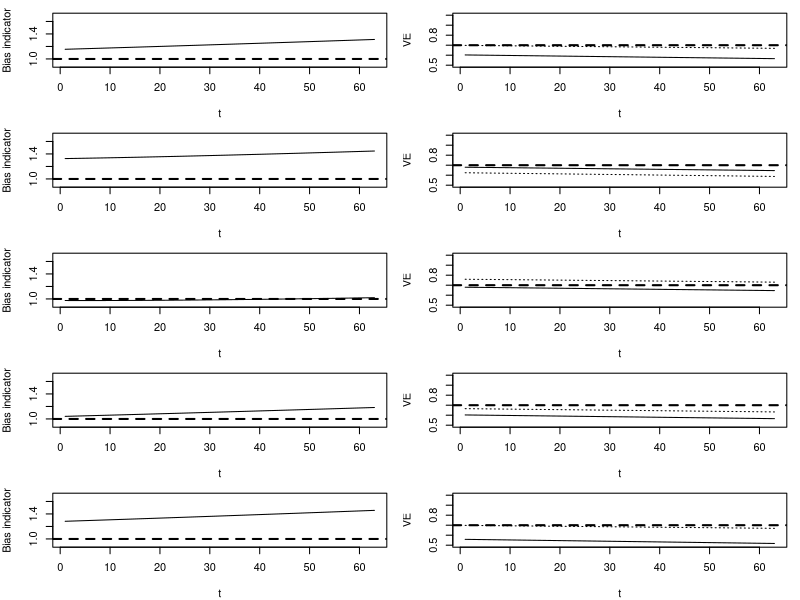

Write the R code that produced this figure.
### Bias correction for test-negative case-control studies

# Function to calculate VE without any bias correction
VE_biased = function(t,phi,theta,alpha_vi,alpha_ui,alpha_vn,alpha_un,lambda_i) {
  1 - alpha_un/alpha_vn * 
    ((1-phi)*(1-exp(-alpha_vi*lambda_i*t)) + phi*(1-exp(-alpha_vi*theta*lambda_i*t)))/((1-exp(-alpha_ui*lambda_i*t)))
}

# Function to calculate bias-corrected VE (Equation 2)
VE_biascorrected = function(t,Tp,Tv,phi,theta,alpha_vfi,alpha_ui,alpha_vfn,alpha_un,lambda_i,
                               phi_tinit,theta_tinit,
                               alpha_vri,alpha_vrn) {
  
  1-(1-VE_biased(t-Tp,phi,theta,alpha_vfi,alpha_ui,alpha_vfn,alpha_un,lambda_i))/
    (1-VE_biased(Tp-Tv,phi_tinit,theta_tinit,alpha_vri,alpha_ui,alpha_vrn,alpha_un,lambda_i))
}

# Function to calculate the bias indicator
biasindicator = function(t,Tp,Tv,phi,theta,alpha_ri,alpha_pi,alpha_ui,alpha_rn,alpha_pn,alpha_un,lambda_i,v,
                         phi_tinit,theta_tinit) {
  cri = v*((1-phi_tinit)*(1-exp(-alpha_ri*lambda_i*Tp)) + phi_tinit*(1-exp(-alpha_ri*lambda_i*theta_tinit*Tp)))
  crn = v*alpha_rn*Tp
  cui = (1-v)*(1-exp(-alpha_ui*lambda_i*t)) + v*(1-exp(-alpha_pi*lambda_i*Tv))
  cun = (1-v)*alpha_un*t + v*alpha_pn*Tv
  
  return(cun*cri/cui/crn)
}

# Function to calculate bias indicator when there is differential symptom probability or testing probability
# between vaccinated groups
biasindicator_testing = function(t,Tp,Tv,phi,theta,alpha_ri,alpha_pi,alpha_ui,alpha_rn,alpha_pn,alpha_un,lambda_i,v,
                                 phi_tinit,theta_tinit,
                                 pi_rim,pi_ris,pi_rnm,pi_rns,pi_uim,pi_uis,pi_unm,pi_uns,
                                 mu_rm,mu_rs,mu_um,mu_us,
                                 xi_m,xi_s) {
  
  return(biasindicator(t,Tp,Tv,phi,theta,alpha_ri,alpha_pi,alpha_ui,alpha_rn,alpha_pn,alpha_un,lambda_i,v,
                       phi_tinit,theta_tinit) * 
           (pi_rim*mu_rm*xi_m+pi_ris*mu_rs*xi_s) * (pi_unm*mu_um*xi_m+pi_uns*mu_us*xi_s) / (pi_rnm*mu_rm*xi_m+pi_rns*mu_rs*xi_s) / (pi_uim*mu_um*xi_m+pi_uis*mu_us*xi_s))
  
}

# Function to calculate VE without bias correction when there is differential symptom probability or testing probability
# between vaccinated groups
VE_biased_testing = function(t,phi,theta,alpha_vi,alpha_ui,alpha_vn,alpha_un,lambda_i,
                     pi_vim,pi_vis,pi_vnm,pi_vns,pi_uim,pi_uis,pi_unm,pi_uns,
                     mu_vm,mu_vs,mu_um,mu_us,
                     xi_m,xi_s) {
  1 - alpha_un/alpha_vn * 
    ((1-phi)*(1-exp(-alpha_vi*lambda_i*t)) + phi*(1-exp(-alpha_vi*theta*lambda_i*t)))/((1-exp(-alpha_ui*lambda_i*t))) * 
    (pi_vim*mu_vm*xi_m+pi_vis*mu_vs*xi_s) * (pi_unm*mu_um*xi_m+pi_uns*mu_us*xi_s) / (pi_vnm*mu_vm*xi_m+pi_vns*mu_vs*xi_s) / (pi_uim*mu_um*xi_m+pi_uis*mu_us*xi_s)
}

# Function to calculate bias-corrected VE when there is differential symptom probability or testing probability
# between vaccinated groups
VE_biascorrected_testing = function(t,Tp,Tv,phi,theta,alpha_vfi,alpha_ui,alpha_vfn,alpha_un,lambda_i,
                               phi_tinit,theta_tinit,
                               alpha_vri,alpha_vrn,
                               pi_vfim,pi_vfis,pi_vfnm,pi_vfns,
                               pi_vrim,pi_vris,pi_vrnm,pi_vrns,
                               pi_uim,pi_uis,pi_unm,pi_uns,
                               mu_vfm,mu_vfs,
                               mu_vrm,mu_vrs,
                               mu_um,mu_us,
                               xi_m,xi_s) {
  
  1-(1-VE_biased_testing(t-Tp,phi,theta,alpha_vfi,alpha_ui,alpha_vfn,alpha_un,lambda_i,
                 pi_vfim,pi_vfis,pi_vfnm,pi_vfns,pi_uim,pi_uis,pi_unm,pi_uns,
                 mu_vfm,mu_vfs,mu_um,mu_us,
                 xi_m,xi_s))/
    (1-VE_biased_testing(Tp-Tv,phi_tinit,theta_tinit,alpha_vri,alpha_ui,alpha_vrn,alpha_un,lambda_i,
                 pi_vrim,pi_vris,pi_vrnm,pi_vrns,pi_uim,pi_uis,pi_unm,pi_uns,
                 mu_vrm,mu_vrs,mu_um,mu_us,
                 xi_m,xi_s))
}


# Plots
par(mar=c(4,4,1,1))

ylim_bi=c(0.9,1.7)
ylim_bc=c(0.5,1)
# Left column: bias indicator
# Right column: bias-correction

# Row 1: time-invariant bias
# Row 2: pending vaccination have lower risk
# Row 3: pending vaccination and recently vaccinated have lower risk
# Row 4: vaccine has some effect in initial period
# Row 5: early vs. late adopters?

# Parameters
phi=1
theta=0.3
v=0.7

phi_tinit=0
theta_tinit=1

alpha_fi = 1.25
alpha_ui = 1
alpha_fn = 1
alpha_un = 1

alpha_ri=1.25
alpha_rn=1

alpha_pi=1.25
alpha_pn=1

lambda_i = 0.005
Tv=Tve=30
Tp=7

ts_toplot = (Tv+Tp+1):100

par(mfrow=c(5,2))
# Time-invariant alpha: higher risk among fully, recently, and pending vaccinated
plot(ts_toplot-Tv-Tp,sapply(ts_toplot-Tv-Tp,function(x) biasindicator(x+Tp+Tv,Tp,Tv,phi,theta,alpha_ri,alpha_pi,alpha_ui,alpha_rn,alpha_pn,alpha_un,lambda_i,v,
                                                                           phi_tinit,theta_tinit)),
     type='l',ylim=ylim_bi,ylab='Bias indicator',xlab='t')
abline(h=1,lwd=2,lty=2)


plot(ts_toplot-Tv-Tp,sapply(ts_toplot-Tv-Tp,function(x) VE_biased(x+Tp+Tv,phi,theta,alpha_fi,alpha_ui,alpha_fn,alpha_un,lambda_i)),
     type='l',ylim=ylim_bc,ylab='VE',xlab='t',lty=1)
abline(h=1-theta,lwd=2,lty=2)
lines(ts_toplot-Tv-Tp,sapply(ts_toplot-Tv-Tp,function(x) VE_biascorrected(x+Tp+Tv,Tve+Tp,Tve,phi,theta,alpha_ri,alpha_ui,alpha_rn,alpha_un,lambda_i,
                                                                 phi_tinit,theta_tinit,
                                                                 alpha_fi,alpha_fn)),
      lty=3)

# Time-varying alpha: higher risk in recently vaccinated only
alpha_pi=alpha_fi=1

plot(ts_toplot-Tv-Tp,sapply(ts_toplot-Tv-Tp,function(x) biasindicator(x+Tp+Tv,Tp,Tv,phi,theta,alpha_ri,alpha_pi,alpha_ui,alpha_rn,alpha_pn,alpha_un,lambda_i,v,
                                                                      phi_tinit,theta_tinit)),
     type='l',ylim=ylim_bi,ylab='Bias indicator',xlab='t')
abline(h=1,lwd=2,lty=2)


plot(ts_toplot-Tv-Tp,sapply(ts_toplot-Tv-Tp,function(x) VE_biased(x+Tp+Tv,phi,theta,alpha_fi,alpha_ui,alpha_fn,alpha_un,lambda_i)),
     type='l',ylim=ylim_bc,ylab='VE',xlab='t',lty=1)
abline(h=1-theta,lwd=2,lty=2)
lines(ts_toplot-Tv-Tp,sapply(ts_toplot-Tv-Tp,function(x) VE_biascorrected(x+Tp+Tv,Tve+Tp,Tve,phi,theta,alpha_ri,alpha_ui,alpha_rn,alpha_un,lambda_i,
                                                                             phi_tinit,theta_tinit,
                                                                             alpha_fi,alpha_fn)),
      lty=3)

# Time-varying alpha: lower risk among recently vaccinated and pending vaccination than fully vaccinated
alpha_ri=0.8
alpha_pi=0.8

plot(ts_toplot-Tv-Tp,sapply(ts_toplot-Tv-Tp,function(x) biasindicator(x+Tp+Tv,Tp,Tv,phi,theta,alpha_ri,alpha_pi,alpha_ui,alpha_rn,alpha_pn,alpha_un,lambda_i,v,
                                                          phi_tinit,theta_tinit)),
     type='l',ylim=ylim_bi,ylab='Bias indicator',xlab='t')
abline(h=1,lwd=2,lty=2)


plot(ts_toplot-Tv-Tp,sapply(ts_toplot-Tv-Tp,function(x) VE_biased(x+Tp+Tv,phi,theta,alpha_fi,alpha_ui,alpha_fn,alpha_un,lambda_i)),
     type='l',ylim=ylim_bc,ylab='VE',xlab='t',lty=1)
abline(h=1-theta,lwd=2,lty=2)
lines(ts_toplot-Tv-Tp,sapply(ts_toplot-Tv-Tp,function(x) VE_biascorrected(x+Tp+Tv,Tve+Tp,Tve,phi,theta,alpha_ri,alpha_ui,alpha_rn,alpha_un,lambda_i,
                                                                 phi_tinit,theta_tinit,
                                                                 alpha_fi,alpha_fn)),
      lty=3)

# Some vaccine effectiveness in initial period
alpha_ri=1.25
alpha_pi=1.25
alpha_fi=1.25
theta_tinit=0.9
phi_tinit=1

plot(ts_toplot-Tv-Tp,sapply(ts_toplot-Tv-Tp,function(x) biasindicator(x+Tp+Tv,Tp,Tv,phi,theta,alpha_ri,alpha_pi,alpha_ui,alpha_rn,alpha_pn,alpha_un,lambda_i,v,
                                                          phi_tinit,theta_tinit)),
     type='l',ylim=ylim_bi,ylab='Bias indicator',xlab='t')
abline(h=1,lwd=2,lty=2)


plot(ts_toplot-Tv-Tp,sapply(ts_toplot-Tv-Tp,function(x) VE_biased(x+Tp+Tv,phi,theta,alpha_fi,alpha_ui,alpha_fn,alpha_un,lambda_i)),
     type='l',ylim=ylim_bc,ylab='VE',xlab='t',lty=1)
abline(h=1-theta,lwd=2,lty=2)
lines(ts_toplot-Tv-Tp,sapply(ts_toplot-Tv-Tp,function(x) VE_biascorrected(x+Tp+Tv,Tve+Tp,Tve,phi,theta,alpha_ri,alpha_ui,alpha_rn,alpha_un,lambda_i,
                                                                 phi_tinit,theta_tinit,
                                                                 alpha_fi,alpha_fn)),
      lty=3)

# Time-varying changes in testing behaviour: no testing for moderate symptoms in recently/fully vaccinated
theta_tinit=1
phi_tinit=0

pi_fim=0.5
pi_fis=0.04
pi_fnm=0.5
pi_fns=0.025
pi_rim=0.5
pi_ris=0.04
pi_rnm=0.5
pi_rns=0.025
pi_uim=0.5
pi_uis=0.04
pi_unm=0.5
pi_uns=0.025

mu_fm=0.025
mu_fs=0.1
mu_rm=0.025
mu_rs=0.1
mu_um=0.1
mu_us=0.1

xi_m=0.5
xi_s=1

plot(ts_toplot-Tv-Tp,sapply(ts_toplot-Tv-Tp,function(x) biasindicator_testing(x+Tp+Tv,Tp,Tv,phi,theta,alpha_ri,alpha_pi,alpha_ui,alpha_rn,alpha_pn,alpha_un,lambda_i,v,
                                                                  phi_tinit,theta_tinit,
                                                                  pi_rim,pi_ris,pi_rnm,pi_rns,pi_uim,pi_uis,pi_unm,pi_uns,
                                                                  mu_rm,mu_rs,mu_um,mu_us,
                                                                  xi_m,xi_s)),
     type='l',ylim=ylim_bi,ylab='Bias indicator',xlab='t')
abline(h=1,lwd=2,lty=2)

plot(ts_toplot-Tv-Tp,sapply(ts_toplot-Tv-Tp,function(x) VE_biased_testing(x+Tp+Tv,phi,theta,alpha_fi,alpha_ui,alpha_fn,alpha_un,lambda_i,
                                                                    pi_fim,pi_fis,pi_fnm,pi_fns,pi_uim,pi_uis,pi_unm,pi_uns,
                                                                    mu_fm,mu_fs,mu_um,mu_us,
                                                                    xi_m,xi_s)),
     type='l',ylim=ylim_bc,ylab='VE',xlab='t',lty=1)
abline(h=1-theta,lwd=2,lty=2)
lines(ts_toplot-Tv-Tp,sapply(ts_toplot-Tv-Tp,function(x) VE_biascorrected_testing(x+Tp+Tv,Tve+Tp,Tve,phi,theta,alpha_ri,alpha_ui,alpha_rn,alpha_un,lambda_i,
                                                                 phi_tinit,theta_tinit,
                                                                 alpha_fi,alpha_fn,
                                                                 pi_fim,pi_fis,pi_fnm,pi_fns,
                                                                 pi_rim,pi_ris,pi_rnm,pi_rns,
                                                                 pi_uim,pi_uis,pi_unm,pi_uns,
                                                                 mu_fm,mu_fs,
                                                                 mu_rm,mu_rs,
                                                                 mu_um,mu_us,
                                                                 xi_m,xi_s)),
      lty=3)

